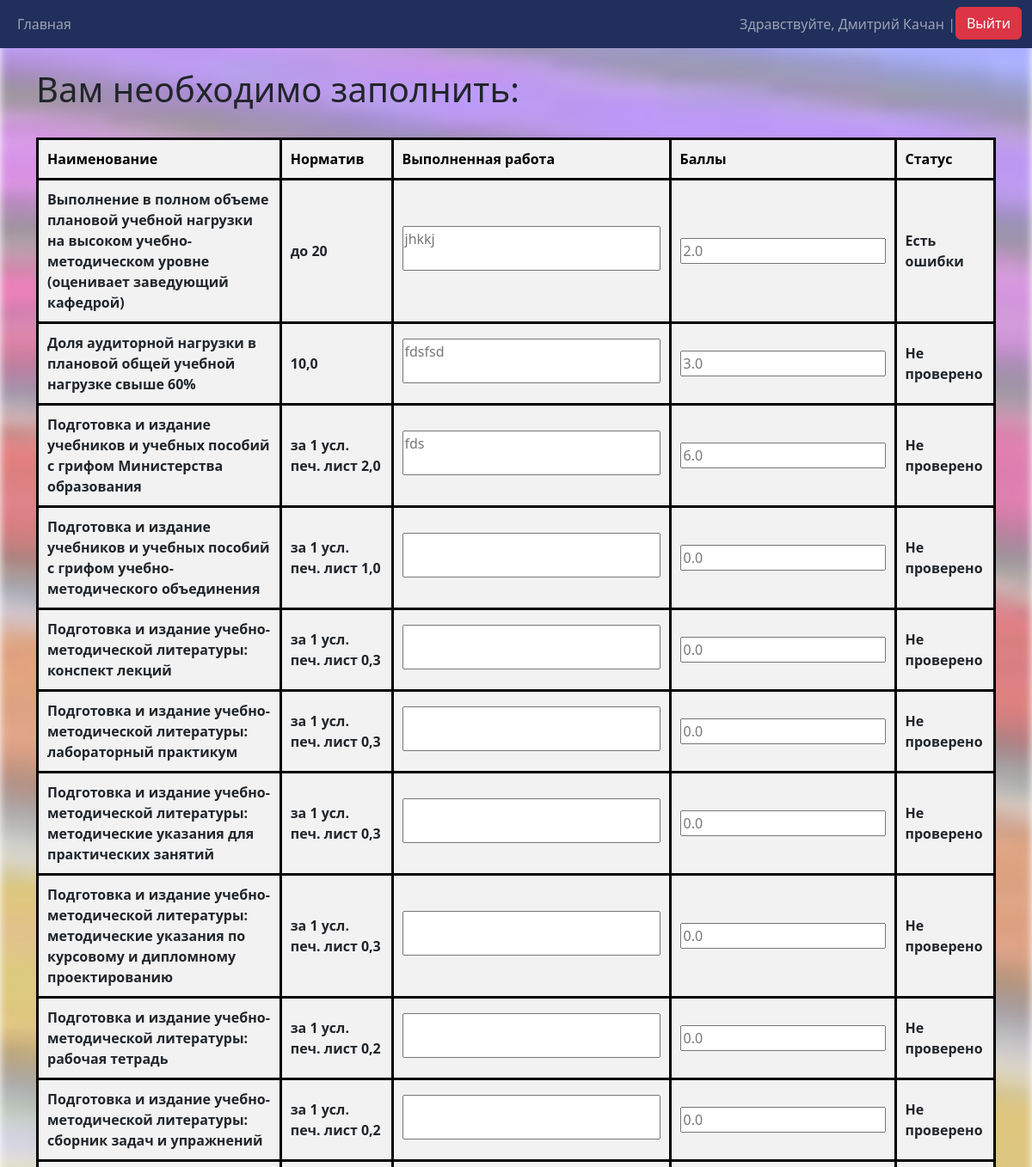
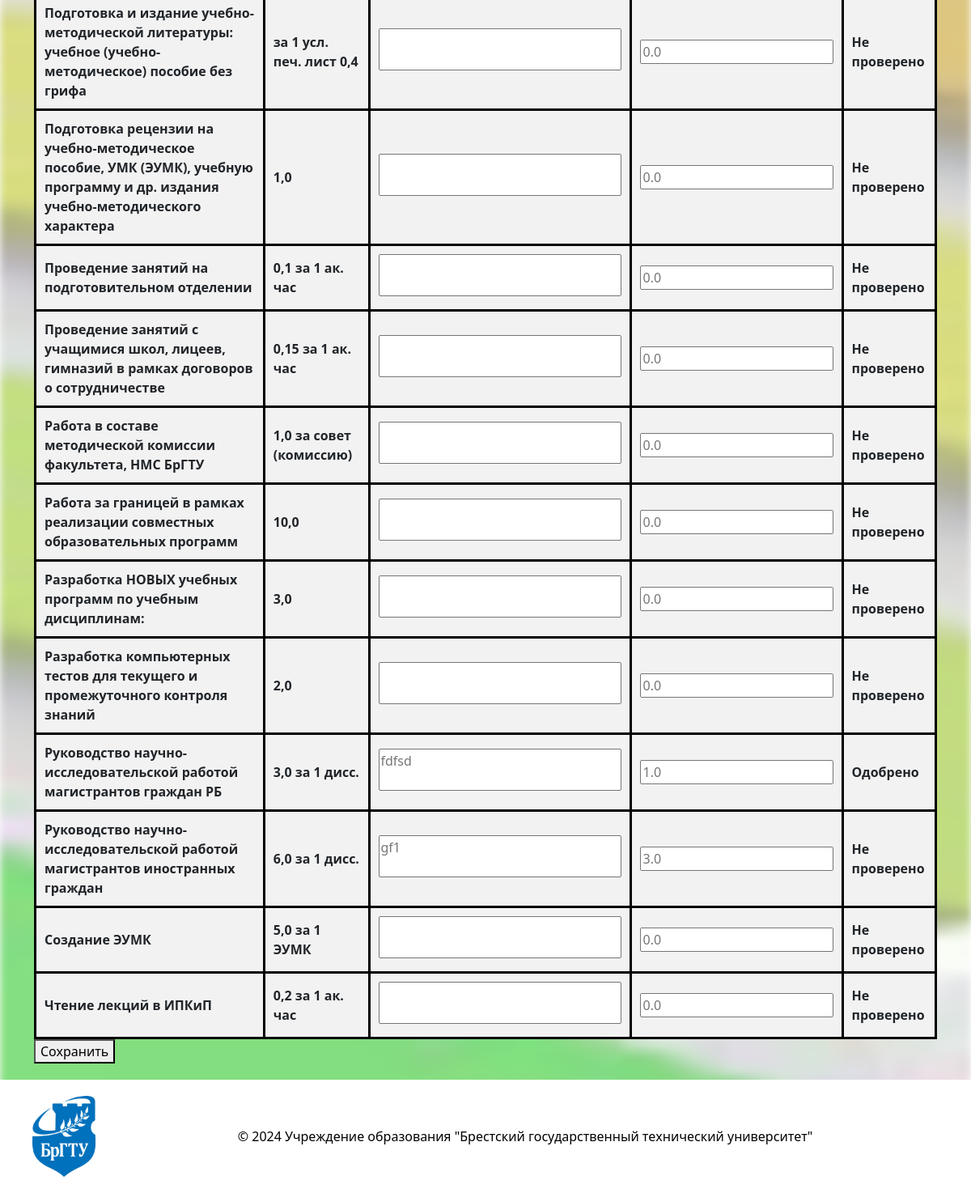
Page / (signed in) on the earlier database version (2 pictures, top to bottom).
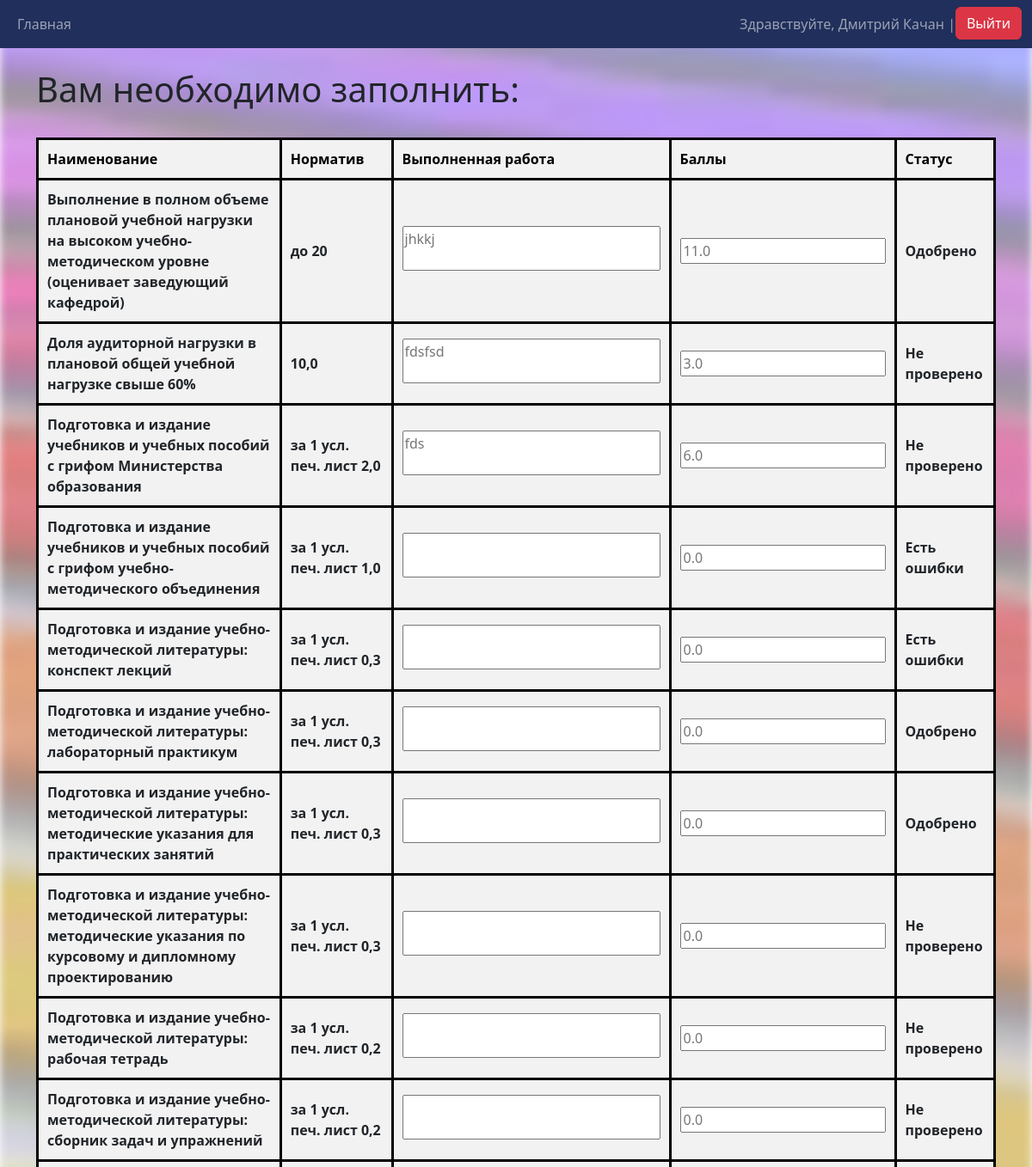
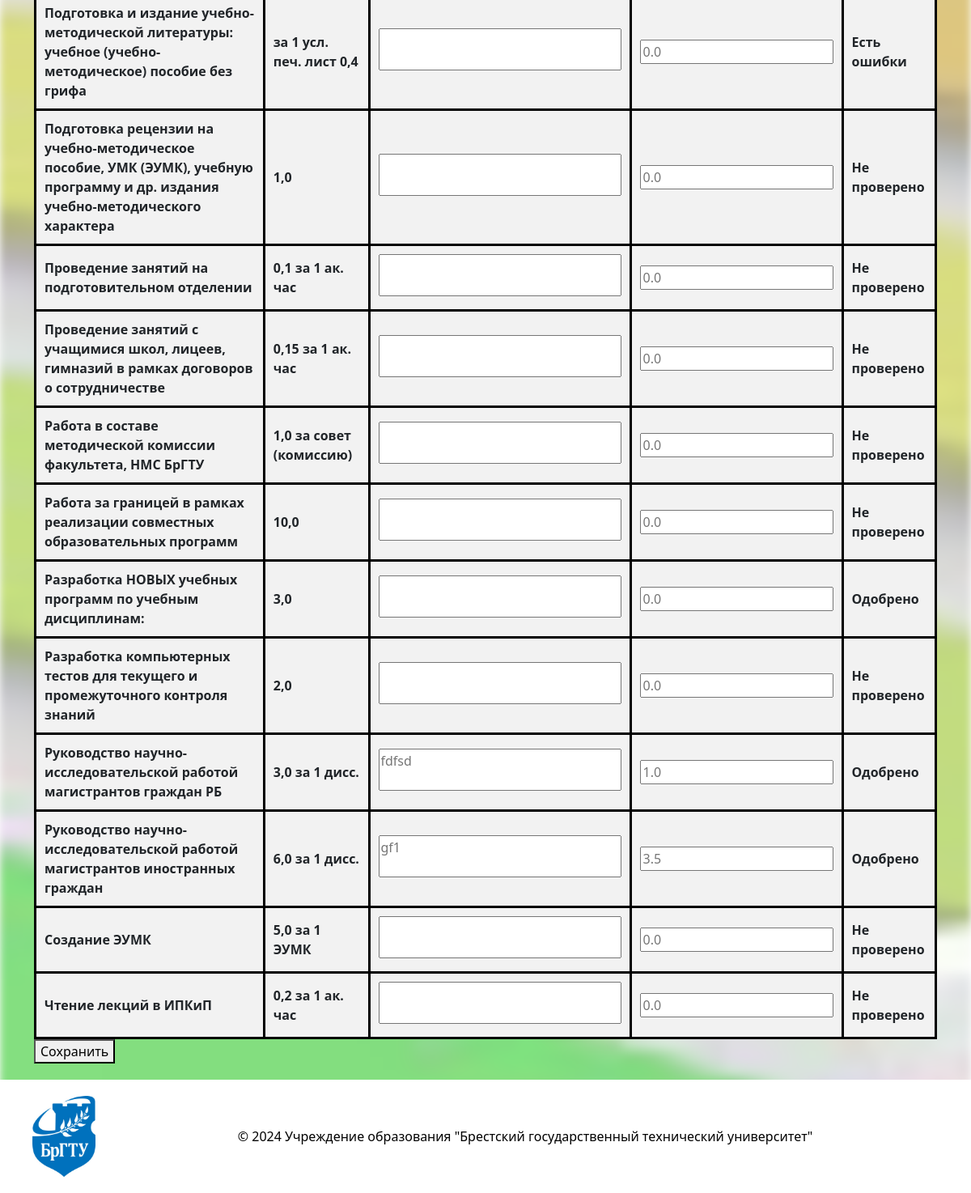
Same page on the later database version (2 pictures, top to bottom).
### main_app/models.py (models this page shows, shortened)
class Grading(models.Model):
    STATUS_CHOICES = [
        ('not_checked', 'Не проверено'),
        ('approved', 'Одобрено'),
        ('has_errors', 'Есть ошибки'),
    ]
    user = models.ForeignKey(Profile, verbose_name='Юзер', on_delete=models.CASCADE)
    used_standard = models.ForeignKey(Criteria, verbose_name='Наименование работ', on_delete=models.PROTECT)
    work_done = models.CharField(verbose_name='Выполненная работа', max_length=400, blank=True)
    rating = models.FloatField(verbose_name='Баллы', default=0.0)
    status = models.CharField(
        verbose_name='Статус',
        max_length=20,
        choices=STATUS_CHOICES,
        default='not_checked',
    )
    class Meta:
        constraints = [
            models.UniqueConstraint(fields=['user', 'used_standard'], name='unique_user_data')
        ]
        verbose_name = 'Выполненные работы'
        verbose_name_plural = 'Выполненные работы'

class Criteria(models.Model):
    title = models.CharField(verbose_name='Наименование работ', max_length=200, blank=False)
    standard_in_points = models.CharField(verbose_name='Норматив в баллах', max_length=30, blank=False)
    table_title = models.ForeignKey(Table, verbose_name='Таблица', on_delete=models.PROTECT, null=True, blank=True)
    class Meta:
        verbose_name = 'Работы и нормативы'
        verbose_name_plural = 'Работы и нормативы'
    def __str__(self):
        return self.title

class Profile(models.Model):
    user = models.OneToOneField(User, verbose_name='Юзер', on_delete=models.CASCADE)
    teaching_cathedras = models.ManyToManyField(Cathedras, verbose_name='Кафедры', blank=True)
    ratings = models.FloatField(verbose_name='Рейтинг', default=0.0)
    class Meta:
        verbose_name = 'Работники'
        verbose_name_plural = 'Работники'

### main_app/views.py (the view)
# urls.py: path('', views.home_page, name='home'),
def home_page(request):
    if request.user.is_authenticated:
        user_object = request.user
        sort_by = request.GET.get('sort_by', 'used_standard__title')  # 'used_standard__title' will be default sort
        order = request.GET.get('order', 'asc')
        order_stage = int(request.GET.get('order_stage', 1))
        if order_stage > 2:
            order_stage = 0
        sort_field = {
            'name': 'used_standard__title',
            'normative': 'used_standard__standard_in_points',
            'work_done': 'work_done',
            'points': 'rating',
            'responsible': 'user__user__username',
            'faculty': 'user__teaching_cathedras__owning_faculty__faculty',
            'status': 'status'
        }.get(sort_by, 'used_standard__title')  # If the field is not found, the default sorting is by job title
        if order == 'desc':
            sort_field = '-' + sort_field
        if models.Inspectors.objects.filter(user=user_object).exists():
            info = info_table.InfoTable(user_object)
            info.user_role = 'Inspector'
            info.set_controlled_faculties()
            info.find_controlled_users()
            info.sort_all_controlled_gradings(sort_field, order_stage)
        elif models.Profile.objects.filter(user=user_object).exists():
            info = info_table.InfoTable(user_object)
            info.user_role = 'Teacher'
            info.sort_all_self_gradins(sort_field, order_stage)
        else:
            info = info_table.InfoTable(user_object)
            info.user_role = 'None'
        context = {
            'info': info,
            'status_choices': models.Grading.STATUS_CHOICES,
            'current_order': 'asc' if order == 'desc' else 'desc',  # Change the order for the next click
            'current_stage': order_stage
        }
        return render(request, 'main/home.html', context)
    else:
        return redirect('login')

### main_app/info_table.py (called while the page is built)
    def sort_all_self_gradins(self,  sort_field: str, order_stage: int = 1) -> None:
        if sort_field == 'status' or sort_field == '-status':
            profile = models.Profile.objects.get(user=self.user)
            self.sorted_gradings = (
                models.Grading.objects.filter(user=profile)
                .annotate(status_order=self.set_status_order(order_stage))
                .order_by('status_order')
            )
        else:
            profile = models.Profile.objects.get(user=self.user)
            self.sorted_gradings = (models.Grading.objects.filter(user=profile).
                                                        order_by(sort_field).distinct())

### templates/main/home.html (shortened to what this page needs)
{% extends 'main/base.html' %}
{% block content %}
<div class="users_info">
    {% if info.user_role == 'Teacher' and info.sorted_gradings|length > 0 %}
    <br>
    <h1>Вам необходимо заполнить:</h1>
    <br>
    {% include 'main/output.html' %}
    {% elif info.user_role == 'Inspector' %}
    <br>
    <h1>Вам необходимо проверить:</h1>
    <br>
    {% include 'main/output.html' %}
    {% elif info.user_role == 'Teacher' and info.sorted_gradings|length == 0 %}
    <br>
    <h1>На данный момент записей для Вас нет.</h1>
    <br>
    {% else %}
    <br>
    <h1>Ошибка. У вас не настроена роль. Обратитесь к администратору.</h1>
    <br>
    {% endif %}
</div>
{% endblock %}

### templates/main/base.html (shortened to what this page needs)
<!DOCTYPE html>
<html lang="en">
<head>
    <link href="https://cdn.jsdelivr.net/npm/bootstrap@5.3.3/dist/css/bootstrap.min.css"
           rel="stylesheet"
>
    {% load crispy_forms_tags %}
</head>
<body>
    <nav class="navbar navbar-expand-lg navbar-dark">
        <div class="container-fluid">
            <div>
                <ul class="navbar-nav">
                    <li class="nav-item">
                        <a class="nav-link" href="/home">Главная</a>
                    </li>
                </ul>
            </div>
            <div>
                <ul class="navbar-nav">
                    {% if user.is_authenticated %}
                    <span class="navbar-text">Здравствуйте, {{ user.first_name }}
                        {{ user.last_name }} | </span>
                    <form action="{% url 'logout' %}" method="post">
                        <button type="submit" class="btn btn-danger">Выйти</button>
                    </form>
                    {% else %}
                    <li class="nav-item">
                        <a class="nav-link" href="/login">Войти</a>
                    </li>
                    {% endif %}
                </ul>
            </div>
        </div>
    </nav>
    <div class="container content">
        {% block content %}
        {% endblock %}
    </div>
    <footer>
        <img src="/static/img/logo_BrGTU.jpg" alt="Логотип в подвале">
        <p>© 2024 Учреждение образования "Брестский государственный технический университет"</p>
    </footer>
</body>
</html>

### templates/main/output.html (shortened to what this page needs)
{% load static %}
<link rel="stylesheet" href="{% static 'css/style.css' %}">
<form method="POST" action="{% url 'save-form' %}">
    <table border="3">
        <tr>
            <th><a href="?sort_by=name&order={{ current_order }}">Наименование</a></th>
            <th><a href="?sort_by=normative&order={{ current_order }}">Норматив</a></th>
            <th><a href="?sort_by=work_done&order={{ current_order }}">Выполненная работа</a></th>
            <th><a href="?sort_by=points&order={{ current_order }}">Баллы</a></th>
            <th><a href="?sort_by=status&order_stage={{ current_stage|add:1 }}">Статус</a></th>
        </tr>
        {% if info.user_role == 'Teacher' %}
            {% for table in info.sorted_gradings %}
            <tr>
                <th>{{ table.used_standard }}</th>
                <th>{{ table.used_standard.standard_in_points }}</th>
                <th><textarea
                        name="work_done-!SePaRaToR!-{{ table.user.user.username }}-!SePaRaToR!-{{ table.used_standard }}"
                        placeholder="{{ table.work_done }}"></textarea></th>
                <th><input type="number"
                           name="points-!SePaRaToR!-{{ table.user.user.username }}-!SePaRaToR!-{{ table.used_standard }}"
                           placeholder="{{ table.rating }}"
                           step="0.01"></th>
                <th>{{ table.get_status_display }}</th>
            </tr>
            {% endfor %}
    {% endif %}
    </table>
    <button type="submit">Сохранить</button>
</form>

### static/css/style.css (style rules this page uses)
textarea { min-height: 40px; min-width: 300px; width: 100%; resize: none; overflow: hidden; }
table { border-collapse: collapse; width: 100%; }
th, td { padding: 10px; text-align: left; border: 3px solid black; }
th { background-color: #f2f2f2; }
th a { color: black; text-decoration: none; cursor: pointer; }

### templates/main/base.html (style rules this page uses)
.navbar { background-color: #202f5b !important; }
.content { min-height: calc(100vh - 150px); padding-bottom: 20px; }
footer { width: 100%; background-color: white; color: black; padding: 20px; margin-top: auto; display: flex; justify-content: space-between; align-items: center; }
footer img { max-height: 100px; margin-left: 20px; }
footer p { text-align: center; flex-grow: 1; margin: 0; }

Differences in the rows shown:
changed Grading "jhkkj": rating "2.0" → "11.0"; status "Есть ошибки" → "Одобрено"
changed Grading "за 1 усл. печ. лист 1,0": status "Не проверено" → "Есть ошибки"
changed Grading "Подготовка и издание учебно-методической литературы: конспект лекций": status "Не проверено" → "Есть ошибки"
changed Grading "Подготовка и издание учебно-методической литературы: лабораторный практикум": status "Не проверено" → "Одобрено"
changed Grading (number 7 of 22 on the later page): status "Не проверено" → "Одобрено"
changed Grading "за 1 усл. печ. лист 0,4": status "Не проверено" → "Есть ошибки"
changed Grading "Разработка НОВЫХ учебных программ по учебным дисциплинам:": status "Не проверено" → "Одобрено"
changed Grading "gf1": rating "3.0" → "3.5"; status "Не проверено" → "Одобрено"
